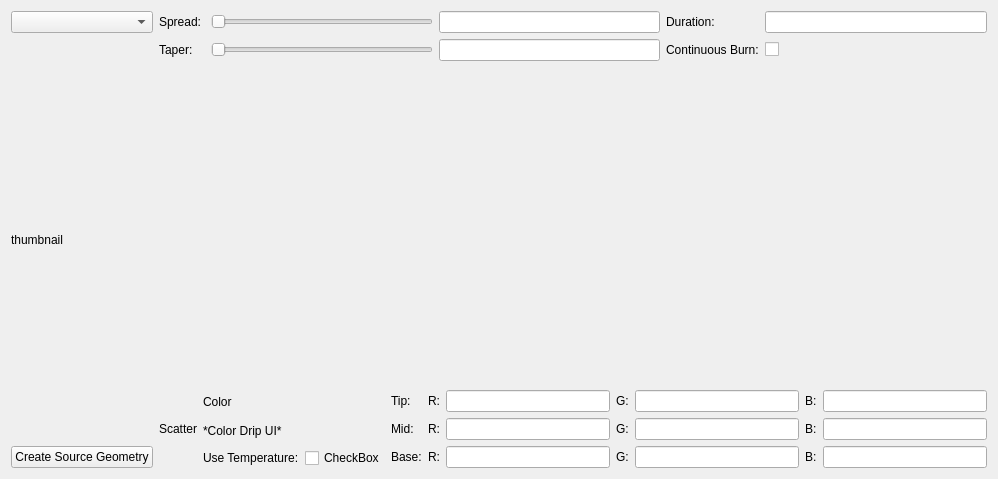
<?xml version="1.0" encoding="UTF-8"?>
<ui version="4.0">
 <class>GeoCreator</class>
 <widget class="QWidget" name="GeoCreator">
  <property name="geometry">
   <rect>
    <x>0</x>
    <y>0</y>
    <width>998</width>
    <height>479</height>
   </rect>
  </property>
  <property name="windowTitle">
   <string>Create Geometry</string>
  </property>
  <layout class="QVBoxLayout" name="verticalLayout">
   <item>
    <layout class="QGridLayout" name="gridLayout">
     <item row="0" column="1">
      <layout class="QGridLayout" name="RightSide">
       <item row="0" column="1">
        <widget class="QSlider" name="horizontalSlider">
         <property name="orientation">
          <enum>Qt::Horizontal</enum>
         </property>
        </widget>
       </item>
       <item row="2" column="0">
        <widget class="QLabel" name="label_4">
         <property name="text">
          <string>Taper: </string>
         </property>
        </widget>
       </item>
       <item row="0" column="3">
        <widget class="QLabel" name="label_3">
         <property name="text">
          <string>Duration:</string>
         </property>
        </widget>
       </item>
       <item row="2" column="4">
        <widget class="QCheckBox" name="checkBox">
         <property name="text">
          <string/>
         </property>
        </widget>
       </item>
       <item row="2" column="1">
        <widget class="QSlider" name="horizontalSlider_2">
         <property name="orientation">
          <enum>Qt::Horizontal</enum>
         </property>
        </widget>
       </item>
       <item row="0" column="4">
        <widget class="QLineEdit" name="lineEdit_2"/>
       </item>
       <item row="2" column="3">
        <widget class="QLabel" name="label_5">
         <property name="text">
          <string>Continuous Burn:</string>
         </property>
        </widget>
       </item>
       <item row="0" column="2">
        <widget class="QLineEdit" name="lineEdit"/>
       </item>
       <item row="2" column="2">
        <widget class="QLineEdit" name="lineEdit_3"/>
       </item>
       <item row="0" column="0">
        <widget class="QLabel" name="label_2">
         <property name="text">
          <string>Spread: </string>
         </property>
        </widget>
       </item>
      </layout>
     </item>
     <item row="0" column="0" rowspan="3">
      <layout class="QVBoxLayout" name="LeftSide">
       <item>
        <widget class="QComboBox" name="comboBox"/>
       </item>
       <item>
        <widget class="QLabel" name="label">
         <property name="text">
          <string>thumbnail</string>
         </property>
        </widget>
       </item>
       <item>
        <widget class="QPushButton" name="pushButton">
         <property name="text">
          <string>Create Source Geometry</string>
         </property>
        </widget>
       </item>
      </layout>
     </item>
     <item row="2" column="1">
      <layout class="QGridLayout" name="BottomRight">
       <item row="0" column="0">
        <layout class="QVBoxLayout" name="ScatterMenu">
         <item>
          <widget class="QLabel" name="label_6">
           <property name="text">
            <string>Scatter</string>
           </property>
          </widget>
         </item>
        </layout>
       </item>
       <item row="0" column="1">
        <layout class="QVBoxLayout" name="ColorMenu">
         <item>
          <widget class="QLabel" name="label_7">
           <property name="text">
            <string>Color</string>
           </property>
          </widget>
         </item>
         <item>
          <widget class="QLabel" name="label_8">
           <property name="text">
            <string>*Color Drip UI* </string>
           </property>
          </widget>
         </item>
         <item>
          <layout class="QHBoxLayout" name="horizontalLayout">
           <item>
            <widget class="QLabel" name="label_9">
             <property name="text">
              <string>Use Temperature:</string>
             </property>
            </widget>
           </item>
           <item>
            <widget class="QCheckBox" name="checkBox_2">
             <property name="text">
              <string>CheckBox</string>
             </property>
            </widget>
           </item>
          </layout>
         </item>
        </layout>
       </item>
       <item row="0" column="2">
        <layout class="QGridLayout" name="gridLayout_2">
         <item row="0" column="3">
          <widget class="QLabel" name="label_16">
           <property name="text">
            <string>G:</string>
           </property>
          </widget>
         </item>
         <item row="0" column="1">
          <widget class="QLabel" name="label_13">
           <property name="text">
            <string>R:</string>
           </property>
          </widget>
         </item>
         <item row="0" column="0">
          <widget class="QLabel" name="label_11">
           <property name="text">
            <string>Tip:</string>
           </property>
          </widget>
         </item>
         <item row="2" column="5">
          <widget class="QLabel" name="label_21">
           <property name="text">
            <string>B:</string>
           </property>
          </widget>
         </item>
         <item row="0" column="2">
          <widget class="QLineEdit" name="lineEdit_4"/>
         </item>
         <item row="0" column="5">
          <widget class="QLabel" name="label_19">
           <property name="text">
            <string>B:</string>
           </property>
          </widget>
         </item>
         <item row="1" column="2">
          <widget class="QLineEdit" name="lineEdit_5"/>
         </item>
         <item row="1" column="0">
          <widget class="QLabel" name="label_10">
           <property name="text">
            <string>Mid:</string>
           </property>
          </widget>
         </item>
         <item row="2" column="1">
          <widget class="QLabel" name="label_15">
           <property name="text">
            <string>R:</string>
           </property>
          </widget>
         </item>
         <item row="1" column="1">
          <widget class="QLabel" name="label_14">
           <property name="text">
            <string>R:</string>
           </property>
          </widget>
         </item>
         <item row="1" column="3">
          <widget class="QLabel" name="label_17">
           <property name="text">
            <string>G:</string>
           </property>
          </widget>
         </item>
         <item row="2" column="3">
          <widget class="QLabel" name="label_18">
           <property name="text">
            <string>G:</string>
           </property>
          </widget>
         </item>
         <item row="2" column="0">
          <widget class="QLabel" name="label_12">
           <property name="text">
            <string>Base:</string>
           </property>
          </widget>
         </item>
         <item row="1" column="5">
          <widget class="QLabel" name="label_20">
           <property name="text">
            <string>B:</string>
           </property>
          </widget>
         </item>
         <item row="2" column="2">
          <widget class="QLineEdit" name="lineEdit_6"/>
         </item>
         <item row="2" column="4">
          <widget class="QLineEdit" name="lineEdit_9"/>
         </item>
         <item row="0" column="4">
          <widget class="QLineEdit" name="lineEdit_7"/>
         </item>
         <item row="1" column="4">
          <widget class="QLineEdit" name="lineEdit_8"/>
         </item>
         <item row="0" column="6">
          <widget class="QLineEdit" name="lineEdit_10"/>
         </item>
         <item row="1" column="6">
          <widget class="QLineEdit" name="lineEdit_11"/>
         </item>
         <item row="2" column="6">
          <widget class="QLineEdit" name="lineEdit_12"/>
         </item>
        </layout>
       </item>
      </layout>
     </item>
     <item row="1" column="1">
      <spacer name="verticalSpacer">
       <property name="orientation">
        <enum>Qt::Vertical</enum>
       </property>
       <property name="sizeType">
        <enum>QSizePolicy::Fixed</enum>
       </property>
       <property name="sizeHint" stdset="0">
        <size>
         <width>20</width>
         <height>10</height>
        </size>
       </property>
      </spacer>
     </item>
    </layout>
   </item>
  </layout>
 </widget>
 <resources>
  <include location="../../../Desktop/ShowProgrammingDemoReel/Animated_Camera/Screenshot 2023-09-23 at 11.44.39 AM.qrc"/>
 </resources>
 <connections/>
</ui>
